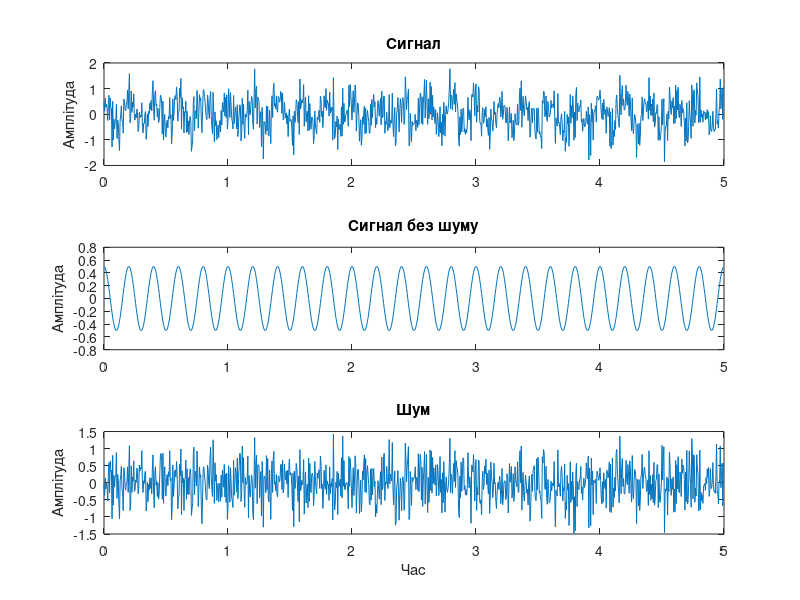

The MATLAB source for this figure: (Note: this script raises an error after producing the figure.)
function lab05_main
%=== Дисципліна: Основи обробки біомедичної інформації ===
%--- Лабораторна робота #5 КОРЕЛЯЦІЙНИЙ АНАЛІЗ БІОСИГНАЛІВ
%
% Використовуйте файли даних: 
%   eeg1-c3.dat - сигнал ЕЕГ, fs = 100 Гц
%   eeg1-f3.dat - сигнал ЕЕГ, fs = 100 Гц
%   eeg1-f4.dat - сигнал ЕЕГ, fs = 100 Гц
%   eeg1-p3.dat - сигнал ЕЕГ, fs = 100 Гц
%   eeg1-p4.dat - сигнал ЕЕГ, fs = 100 Гц
%   eeg1-o2.dat - сигнал ЕЕГ, fs = 100 Гц
%----------------------------------------------------------

clear, clc, close all
disp('Лабораторна робота #5')
disp('КОРЕЛЯЦІЙНИЙ АНАЛІЗ БІОСИГНАЛІВ')
disp('Виконав:  , група ... ННІІДС')

%=== Завдання #1.1 ===
% Моделювання стаціонарного випадкового процесу
fs = 200;
f0 = 5;
A = 0.5;
D = 0.25;
n = 1000;
t = (0:(n-1))/fs; % вектор часу
s = A*cos(2*pi*f0*t);
v = randn(size(t))*sqrt(D);
x = s + v;

% Графіки отриманих сигналів
figure(1)
y = filter(v, s, x);
subplot(3, 1, 1), plot(t, x);
title('Сигнал'); 
ylim([-2 2]); 
ylabel('Амплітуда');
subplot(3, 1, 2), plot(t, s);
title('Сигнал без шуму'); ylabel('Амплітуда')
subplot(3, 1, 3), plot(t, v);
title('Шум'); xlabel('Час'); ylabel('Амплітуда');

%=== Завдання #1.2 ===
% Обчислення оцінки дисперсії шуму, дисперсії сигналу та відношення шум/сигнал
fprintf('Дисперсія сигналу = %4.3g\n', var(x))
fprintf('Дисперсія шуму = %4.3g\n', var(v))
fprintf('Відношення шум/сигнал = %4.3g\n', snr(x, v))

%=== Завдання #1.3 ===
% Обчислення незміщеної оцінки АКФ змодельованого процесу  
maxlag = fix(0.2*length(x));
[v, lags] = xcorr(x, maxlag, 'unbiased');
figure(2)
plot(lags, v);

%=== Завдання #1.4 ===
% Обчислення зміщеної оцінки АКФ змодельованого процесу  
maxlag2 = fix(0.8*length(x));
[v2, lags2] = xcorr(x, maxlag2, 'biased');
figure(3)
plot(lags2, v2); title('Зміщена АКФ змодельованого процесу');
xlim([-5 5]);

%=== Завдання #1.5 ===
% Обчислення оцінки АКФ змодельованого процесу при збільшенні тривалості процесу 
%t=100
t3 = 0:100; % вектор часу
v3 = randn(size(t3))*sqrt(D);
s3 = A*cos(2*pi*f0*t3);
x3 = s3+v3;

maxlag3 = fix(0.3*length(x3));
[r3, lags3] = xcorr(x3, maxlag3, 'unbiased');
figure(4)
plot(lags3, r3);
xlim([-30 30]);

%t=1000
t4 = 0:1000; % вектор часу
v4 = randn(size(t4))*sqrt(D);
s4 = A*cos(2*pi*f0*t4);
x4 = s4+v4;

maxlag4 = fix(0.3*length(x4));
[r4, lags4] = xcorr(x4, maxlag4, 'unbiased');
figure(5)
plot(lags4, r4);
xlim([-30 30]);
